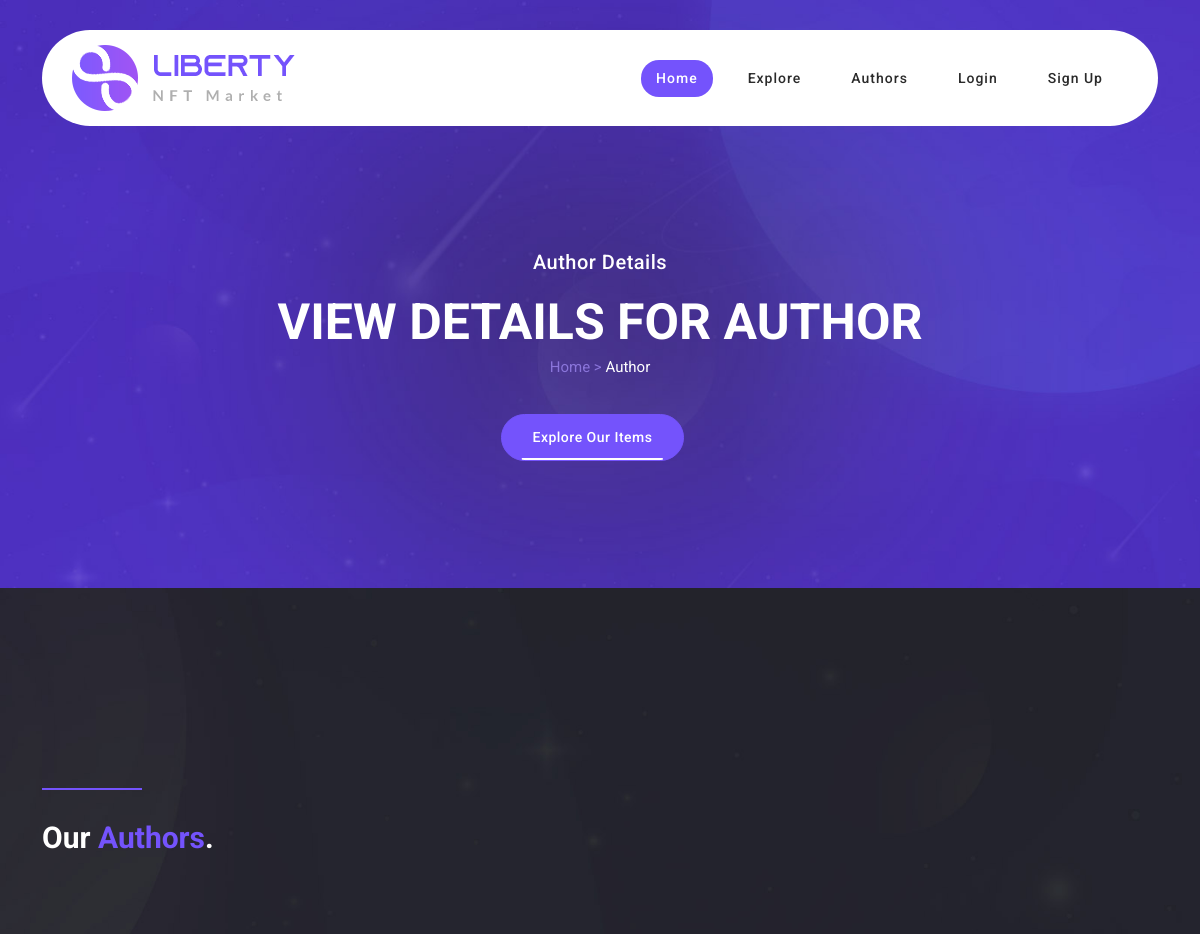
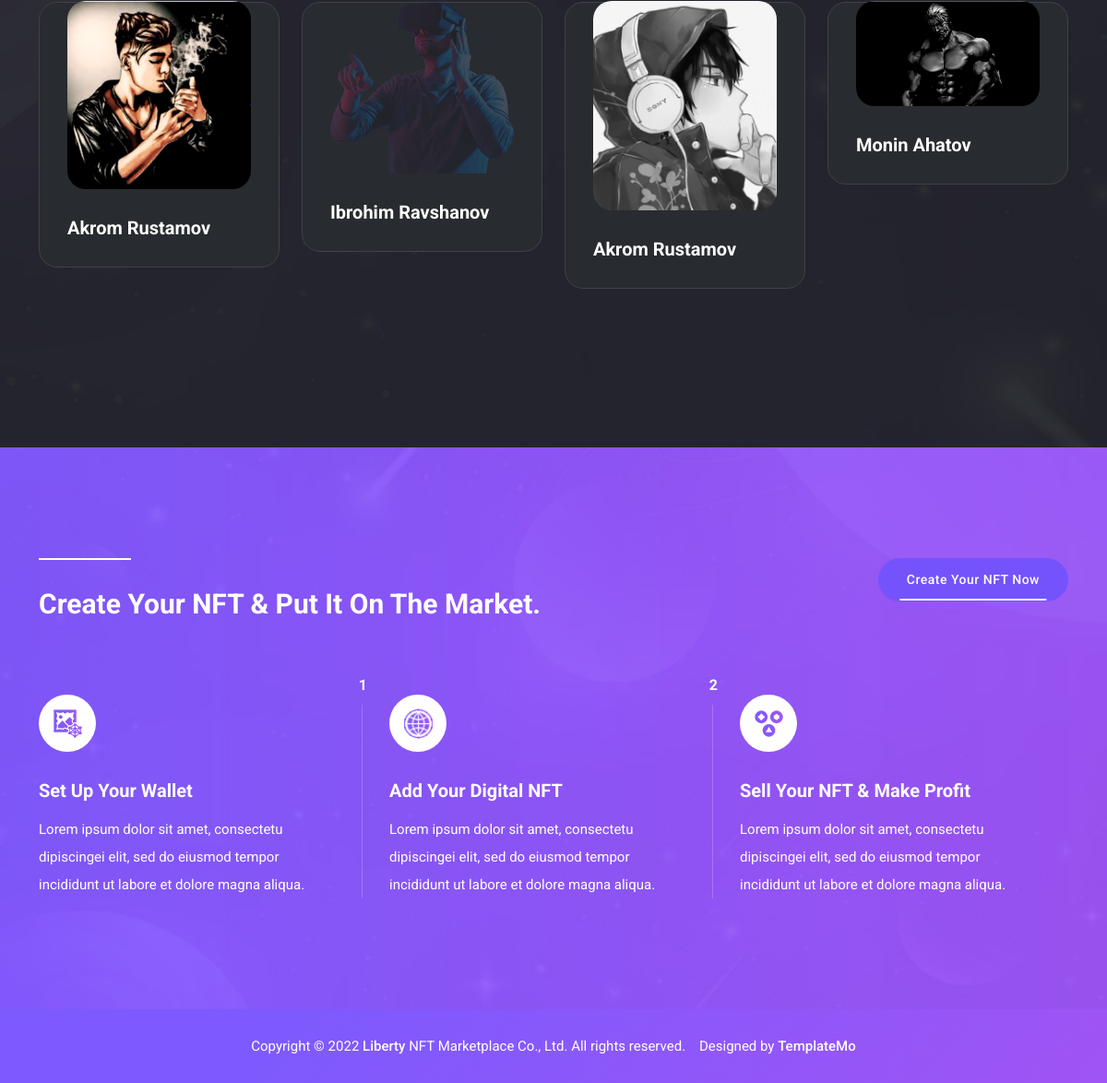
Page /authors-page/ on the committed database (2 pictures, top to bottom).
### apps/users/models.py (models this page shows)
class Author(AbstractUser):
    avatar = models.ImageField(upload_to='authors/avatar/', null=True, default='authors/avatar/default/user.png')
    class Meta:
        db_table = 'Authors'

### apps/market/views.py (the view)
# urls.py: path('authors-page/', AuthorsPage.as_view(), name='authors'),
class AuthorsPage(ListView):
    model = Author
    template_name = 'market/authors.html'
    context_object_name = 'authors'

### templates/market/authors.html (shortened to what this page needs)
{% extends 'base.html' %}
{% load static %}
{% block content %}
  <div class="page-heading normal-space">
    <div class="container">
      <div class="row">
        <div class="col-lg-12">
          <h6>Author Details</h6>
          <h2>View Details For Author</h2>
          <span>Home > <a href="#">Author</a></span>
          <div class="buttons">
            <div class="main-button">
              <a href="{% url 'market:explore' %}">Explore Our Items</a>
            </div>
          </div>
        </div>
      </div>
    </div>
  </div>
  <div class="author-page">
    <div class="container">
      <div class="row">
        <div class="col-lg-12">
          <div class="section-heading">
            <div class="line-dec"></div>
            <h2>Our <em>Authors</em>.</h2>
          </div>
        </div>
        {% for author in authors %}
        <div class="col-lg-3 col-md-6">
          <div class="item">
            <div class="row">
              <div class="col-lg-12">
                <img src="{{ author.avatar.url }}" alt="" style="border-radius: 20px;">
                <a href="{% url 'market:author-detail' author.pk %}">
                  <h4>{{ author.first_name }} {{ author.last_name }}</h4>
                </a>
              </div>
            </div>
          </div>
        </div>
        {% empty %}
        <h4>Now product</h4>
        {% endfor %}
      </div>
    </div>
  </div>
  <div class="create-nft">
    <div class="container">
      <div class="row">
        <div class="col-lg-8">
          <div class="section-heading">
            <div class="line-dec"></div>
            <h2>Create Your NFT & Put It On The Market.</h2>
          </div>
        </div>
        <div class="col-lg-4">
          <div class="main-button">
            <a href="{% url 'market:create' %}">Create Your NFT Now</a>
          </div>
        </div>
        <div class="col-lg-4">
          <div class="item first-item">
            <div class="number">
              <h6>1</h6>
            </div>
            <div class="icon">
              <img src="{% static 'img/icon-02.png' %}" alt="">
            </div>
            <h4>Set Up Your Wallet</h4>
            <p>Lorem ipsum dolor sit amet, consectetu dipiscingei elit, sed do eiusmod tempor incididunt ut labore et dolore magna aliqua.</p>
          </div>
        </div>
        <div class="col-lg-4">
          <div class="item second-item">
            <div class="number">
              <h6>2</h6>
            </div>
            <div class="icon">
              <img src="{% static 'img/icon-04.png' %}" alt="">
            </div>
            <h4>Add Your Digital NFT</h4>
            <p>Lorem ipsum dolor sit amet, consectetu dipiscingei elit, sed do eiusmod tempor incididunt ut labore et dolore magna aliqua.</p>
          </div>
        </div>
        <div class="col-lg-4">
          <div class="item">
            <div class="icon">
              <img src="{% static 'img/icon-06.png' %}" alt="">
            </div>
            <h4>Sell Your NFT &amp; Make Profit</h4>
            <p>Lorem ipsum dolor sit amet, consectetu dipiscingei elit, sed do eiusmod tempor incididunt ut labore et dolore magna aliqua.</p>
          </div>
        </div>
      </div>
    </div>
  </div>
{% endblock %}

### static/css/templatemo-liberty-market.css (style rules this page uses)
html, body, div, span, applet, object, iframe, h1, h2, h3, h4, h5, h6, p, blockquote, div pre, a, abbr, acronym, address, big, cite, code, del, dfn, em, font, img, ins, kbd, q, s, samp, small, strike, strong, sub, sup, tt, var, b, u, i, center, dl, dt, dd, ol, ul, li, figure, header, nav, section, article, aside, footer, figcaption { margin: 0; padding: 0; border: 0; outline: 0; }
* { box-sizing: border-box; }
html, body { font-family: 'Roboto', sans-serif; font-weight: 400; background-color: #1e1e1e; font-size: 16px; -ms-text-size-adjust: 100%; -webkit-font-smoothing: antialiased; -moz-osx-font-smoothing: grayscale; }
a { text-decoration: none !important; }
h1, h2, h3, h4, h5, h6 { margin-top: 0px; margin-bottom: 0px; color: #fff; font-weight: 700; }
p { font-size: 15px; line-height: 30px; color: #fff; }
img { width: 100%; overflow: hidden; }
html, body { background: #fff; font-family: 'Roboto', sans-serif; }
.main-button a { font-size: 14px; color: #fff; background-color: #7453fc; border: 1px solid #7453fc; padding: 12px 30px; display: inline-block; border-radius: 25px; font-weight: 500; text-transform: capitalize; letter-spacing: 0.5px; transition: all .3s; position: relative; overflow: hidden; }
.main-button a:after { width: 78%; height: 2px; background-color: #fff; content: ''; position: absolute; left: 50%; bottom: 0; transform: translateX(-50%); }
.section-heading { position: relative; z-index: 2; margin-top: 0px; margin-bottom: 80px; text-align: center; }
.section-heading .line-dec { width: 100px; height: 2px; background-color: #7453fc; margin: 0 auto 30px auto; }
.section-heading h2 { margin-top: 10px; line-height: 36px; font-size: 30px; font-weight: 700; text-transform: capitalize; color: #fff; }
.section-heading h2 em { color: #7453fc; font-style: normal; }
.create-nft { background-image: url(../images/main-bg.jpg); background-repeat: no-repeat; background-position: center center; background-size: cover; padding: 120px 0px; position: relative; }
.create-nft .section-heading .line-dec { margin-left: 0%; background-color: #fff; }
.create-nft .section-heading { text-align: left; margin-bottom: 50px; }
.create-nft .main-button { text-align: right; }
.create-nft .item { margin-top: 30px; position: relative; }
.create-nft .first-item .number { position: absolute; right: 0; top: -20px; }
.create-nft .first-item:after { position: absolute; width: 1px; height: 95%; background-color: rgba(255, 255, 255, 0.2); content: ''; right: 5px; top: 5%; }
.create-nft .second-item .number { position: absolute; right: 0; top: -20px; }
.create-nft .second-item:after { position: absolute; width: 1px; height: 95%; background-color: rgba(255, 255, 255, 0.2); content: ''; right: 5px; top: 5%; }
.item .icon { width: 62px; height: 62px; display: inline-block; text-align: center; line-height: 62px; background-color: #fff; border-radius: 50%; }
.create-nft .item .icon img { max-width: 31px; }
.create-nft h4 { font-size: 20px; margin-top: 30px; margin-bottom: 15px; }
.create-nft p { margin-right: 30px; }
.normal-space { padding: 250px 0px 120px 0px !important; }
.page-heading { background-image: url(../images/heading-bg.jpg); background-repeat: no-repeat; background-position: center center; background-size: cover; padding-top: 250px; text-align: center; background-color: #2a2a2a; }
.page-heading h6 { font-size: 20px; margin-bottom: 15px; font-weight: 500; letter-spacing: 0.5px; }
.page-heading h2 { color: #fff; font-size: 50px; font-weight: 700; line-height: 66px; text-transform: uppercase; }
.page-heading span { color: #8a75da; font-size: 15px; }
.page-heading span a { color: #fff; }
.page-heading .buttons { margin-top: 35px; display: flex; justify-content: center; }
.page-heading .buttons .main-button { margin-right: 15px; }
.author-page { background-image: url(../images/dark-bg.jpg); background-repeat: no-repeat; background-position: center center; background-size: cover; padding: 120px 0px 120px 0px; position: relative; }
.author-page .section-heading { margin-top: 80px; text-align: left; }
.author-page .section-heading .line-dec { margin-left: 0; }
.author-page .item img { margin-top: -32px; position: relative; z-index: 1; }
.author-page .item h4 { font-size: 20px; margin-top: 30px; }
.author-page .item { background-color: #282b2f; border: 1px solid #404245; padding: 30px; border-radius: 20px; position: relative; margin-bottom: 52px; }
body { overflow-x: hidden; }

### rows in the picture
Author: avatar (picture), first_name "Akrom", last_name "Rustamov"
Author: avatar (picture), first_name "Ibrohim", last_name "Ravshanov"
Author: avatar (placeholder picture), first_name "Akrom", last_name "Rustamov"
Author: avatar (picture), first_name "Monin", last_name "Ahatov"
